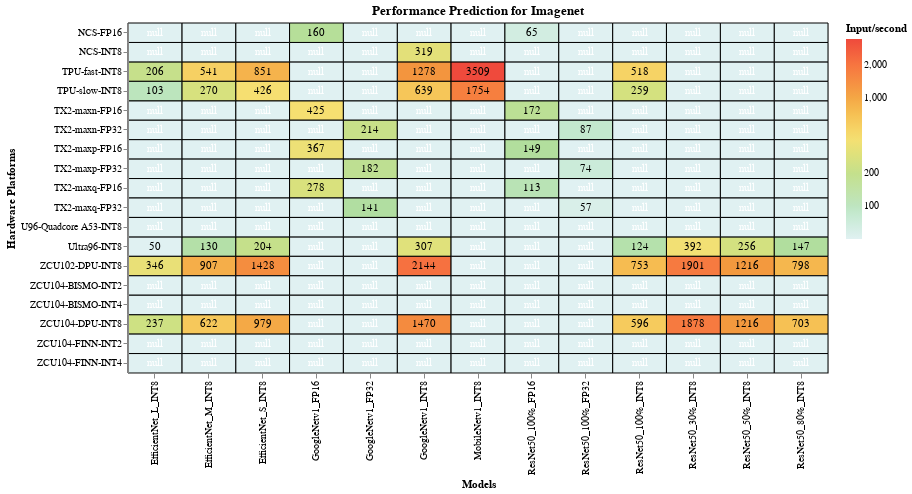

The notebook cell saved with this chart:
### Markdown cell above
For ImageNet, quantization combined with pruning also deliver some of best performance results.

### Code cell
#hide_input
%run scripts/altair_plots.py  #run the heatmaps script
#load imagenet dataset and plot it
heatmap(pd.read_csv("data/cleaned_csv/performance_prediction_imagenet.csv"), 'lightgrey','Performance Prediction for Imagenet')

### Figure 1 — Vega-Lite specification as saved in the notebook (floating-point values rounded to 4 significant figures; data arrays with more than 128 entries replaced by an {"elided": "..."} marker saying what was removed)
{"config": {"view": {"continuousWidth": 400, "continuousHeight": 300}}, "layer": [{"mark": {"type": "rect", "invalid": null, "stroke": "black", "strokeWidth": 1}, "encoding": {"color": {"type": "quantitative", "field": "values", "scale": {"scheme": "lightmulti", "type": "log"}, "title": "Input/second"}, "tooltip": [{"type": "quantitative", "field": "values", "title": "Input/sec"}, {"type": "nominal", "field": "x", "title": "Model"}, {"type": "nominal", "field": "y", "title": "Hardware Platform"}], "x": {"type": "ordinal", "field": "x", "title": "Models"}, "y": {"type": "ordinal", "field": "y", "title": "Hardware Platforms"}}, "height": 350, "selection": {"selector013": {"type": "single", "on": "mouseover", "nearest": true}}, "title": "Performance Prediction for Imagenet", "width": 700}, {"mark": {"type": "text", "color": "white"}, "encoding": {"color": {"condition": {"value": "black", "test": "(datum.values > 1)"}, "value": "white"}, "text": {"type": "quantitative", "field": "values", "format": ".0f"}, "tooltip": [{"type": "quantitative", "field": "values", "format": ".0f", "title": "Input/sec"}, {"type": "nominal", "field": "x", "title": "Model"}, {"type": "nominal", "field": "y", "title": "Hardware Platform"}], "x": {"type": "ordinal", "field": "x", "title": "Models"}, "y": {"type": "ordinal", "field": "y", "title": "Hardware Platforms"}}}], "data": {"name": "data-f654173e8c40e752cd57924100a42347"}, "$schema": "https://vega.github.io/schema/vega-lite/v4.0.2.json", "datasets": {"data-f654173e8c40e752cd57924100a42347": {"elided": "234 records"}}}
